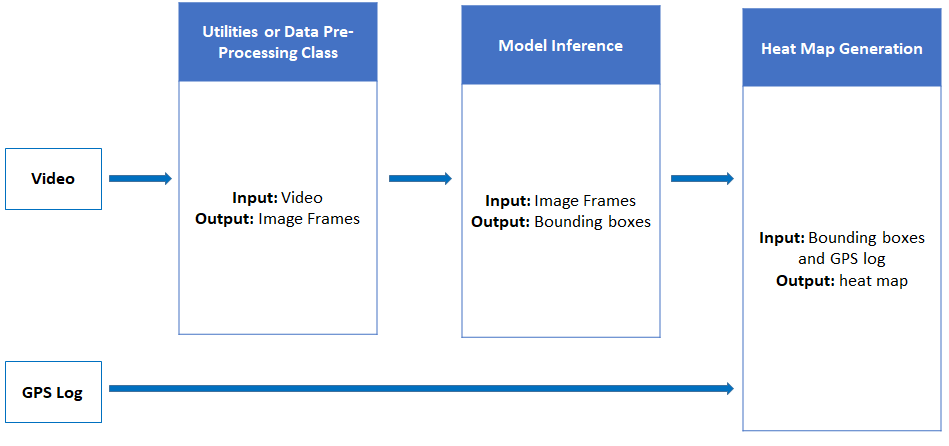
#> input picture scripts/NB_FLow.PNG, 949 x 446 px
$ python -i makeImages.py   (imports and definitions only)
#> lines starting #> are read from the running program, lines starting #| are printed output that depends on the picture
'''
converts video to frames and saves images by different interval, or overlap, etc
'''
import os
import cv2

class Video:
    def __init__(self, file_name):
#> called with file_name = 'NB_FLow.PNG'
        self.file_name = file_name
        self.base_name = os.path.basename(file_name)
        self.vidcap = cv2.VideoCapture(self.file_name)
        success,image = self.vidcap.read()
#> image is the input picture: shape (446, 949, 3); mean B, G, R 245.1, 235, 228.5
        if not success:
            print("Can not read frames in the video!")
        else:
            print("Video is set and ready to make frames")
        self.vidcap.release()
    def byInterval(self, interval=1, out_path=''):
        vidcap = cv2.VideoCapture(self.file_name)
        success,image = vidcap.read()
        if success:
            if out_path=='':
                out_path = os.path.dirname(self.file_name)
            else:
                out_path = os.path.abspath(out_path)
            folder_name = os.path.splitext(self.base_name)[0]
            abs_folder_name = os.path.join(out_path, folder_name)
            try:
                if not os.path.exists(abs_folder_name):
                    os.mkdir(abs_folder_name)
            except OSError as error:
                print(error)

        count = 0
        while success:
            vidcap.set(cv2.CAP_PROP_POS_MSEC,(count*interval*1000))
            success,image = vidcap.read()
            cv2.imwrite(os.path.join(abs_folder_name, folder_name+'_'+str(count)+'.jpg'), image)
            count += 1
        vidcap.release()

    # To Do
    # def byTimestamp():
        # listTimestamp = []

    def overlap(self, cnt_th=1, qlt_th=0.7, out_path=''):
#> called with cnt_th = 1, qlt_th = 0.7, out_path = ''
        vidcap = cv2.VideoCapture(self.file_name)
        # vidcap.set(cv2.CAP_PROP_POS_MSEC,(20000))
        success, frame1 = vidcap.read()
        if success:
            if out_path=='':
                out_path = os.path.dirname(self.file_name)
            else:
                out_path = os.path.abspath(out_path)
            folder_name = os.path.splitext(self.base_name)[0]
            abs_folder_name = os.path.join(out_path, folder_name)
            try:
                if not os.path.exists(abs_folder_name):
                    os.mkdir(abs_folder_name)
            except OSError as error:
                print(error)

        first_frame = cv2.cvtColor(frame1, cv2.COLOR_BGR2GRAY)
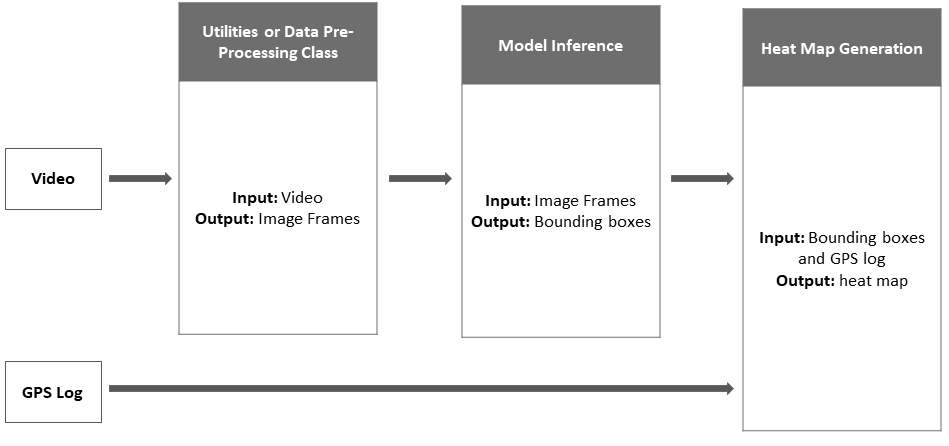
#> first_frame: shape (446, 949); min 0, max 255, mean 234.2
        count = 0
        image_count = 0
        cv2.imwrite(os.path.join(abs_folder_name, folder_name+'_'+str(image_count)+'.jpg'), frame1)
        image_count += 1
        match_cnt1 = 100
        match_cnt2 = 100
        while(vidcap.isOpened()):
            count += 1
            success, frame2 = vidcap.read()

            if success == False:
                print('Unable to read next frame')
                continue
            second_frame = cv2.cvtColor(frame2, cv2.COLOR_BGR2GRAY)

            orb = cv2.ORB_create()
            kp1, kp_des1 = orb.detectAndCompute(first_frame, None)
#> kp1 = 501 keypoints; strongest (x, y, size): (70, 179, 31), (69, 393, 31), (38, 390, 31), (50, 180, 31)
            kp2, kp_des2 = orb.detectAndCompute(second_frame, None)
#> kp2 has the same summary as kp1
            kp_matcher = cv2.BFMatcher()
            kp_matched = kp_matcher.knnMatch(kp_des1, kp_des2, k=2)
#> kp_matched = 501 matches

            # Apply ratio test
            kp_matched_well = []
            for m,n in kp_matched:
                if m.distance < qlt_th*n.distance:
                    kp_matched_well.append(m)
#> after the loop, kp_matched_well = 477 matches

            kp_matched_well_len = len(kp_matched_well)
#> kp_matched_well_len = 477

            match_cnt1 = match_cnt2
            match_cnt2 = kp_matched_well_len
#> match_cnt2 = 477

            print(match_cnt1, match_cnt2)
#| 100 477
            print('iter: '+str(count)+', len: '+str(kp_matched_well_len))
#| iter: 1, len: 477

            if (match_cnt1 <= cnt_th) and (match_cnt2 <= cnt_th):
                print("saving image")
                cv2.imwrite(os.path.join(abs_folder_name, folder_name+'_'+str(image_count)+'.jpg'), frame2)
                image_count += 1
                first_frame = second_frame
                match_cnt1 = 100
                match_cnt2 = 100

        vidcap.release()

>>> result = Video('NB_FLow.PNG').overlap()
